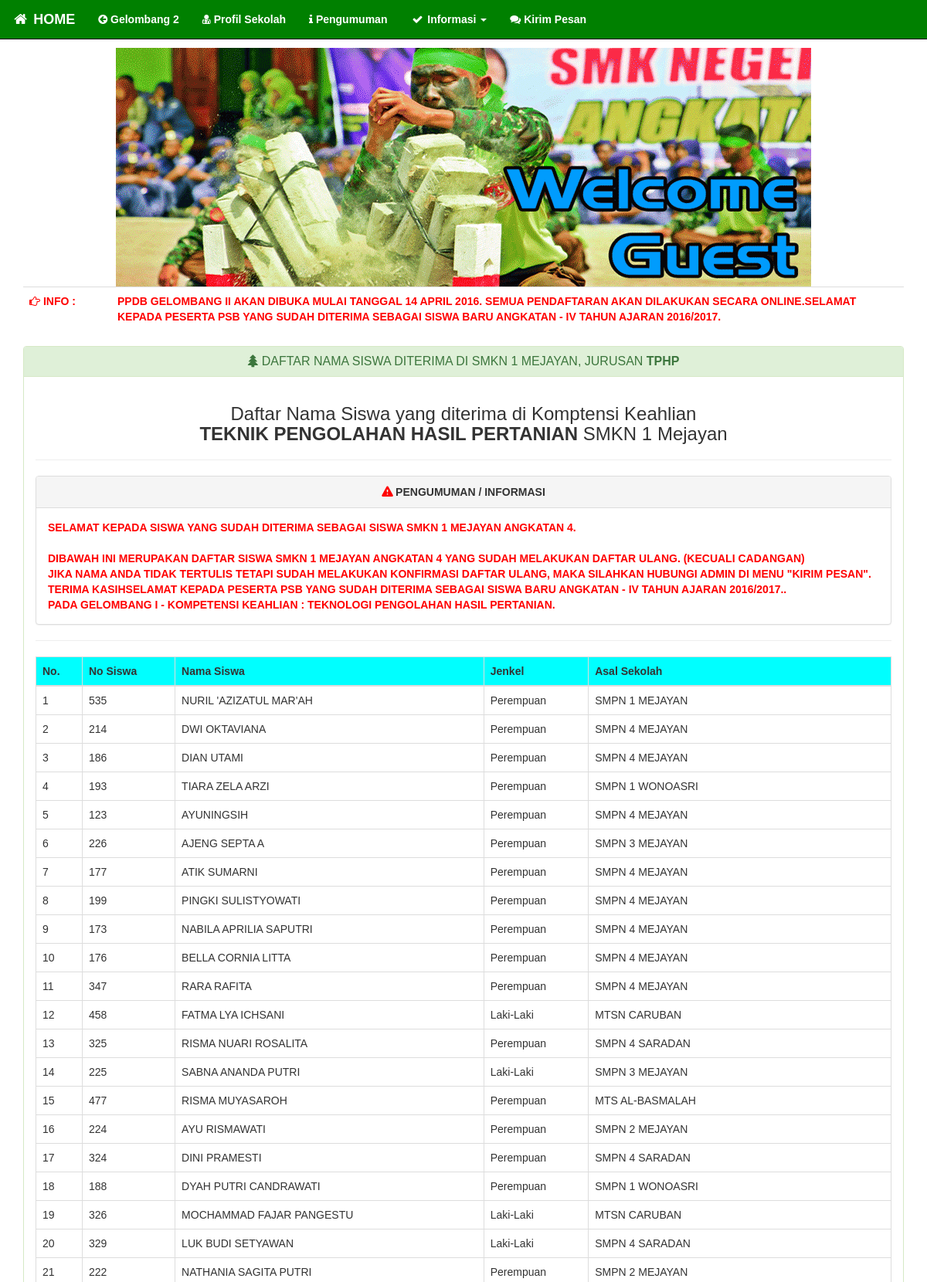
Page /Siswa-TPHP (upper part) on the committed database.
### tables this page shows
CREATE TABLE `info` (
  `kode_user` varchar(10) NOT NULL,
  `isi` text NOT NULL,
  `untuk` varchar(20) NOT NULL
);

CREATE TABLE `bio_siswa` (
  `no_sementara` varchar(10) NOT NULL,
  `nama_siswa` varchar(150) NOT NULL,
  `tempat_lahir` varchar(30) NOT NULL,
  `tgl_lahir` date NOT NULL,
  `jenkel` enum('L','P') NOT NULL,
  `telp` varchar(50) NOT NULL,
  `agama` varchar(15) NOT NULL,
  `nama_ayah` varchar(150) NOT NULL,
  `nama_ibu` varchar(150) NOT NULL,
  `alamat` text NOT NULL,
  `pekerjaan_ayah` varchar(100) NOT NULL,
  `pekerjaan_ibu` varchar(100) NOT NULL,
  `asal_sekolah` varchar(100) NOT NULL,
  `jurusan` enum('TO','RPL','TPHP','TKR') NOT NULL,
  `raport_smt3` varchar(7) NOT NULL,
  `raport_smt4` varchar(7) NOT NULL,
  `raport_smt5` varchar(7) NOT NULL,
  `tes_tulis` varchar(7) NOT NULL,
  `piagam_akademik` varchar(7) NOT NULL,
  `piagam_olahraga` varchar(7) NOT NULL,
  `piagam_senibudaya` varchar(7) NOT NULL,
  `rata_total` varchar(20) NOT NULL,
  `diterima` enum('Y','N') NOT NULL DEFAULT 'N',
  `ruang` int(11) NOT NULL
);

### isi/diterima-tphp.php (the view, shortened to what this page needs)
<div class="panel panel-success">
<div class="panel-heading">
	<h2 class="panel-title" align="center"><i class="fa fa-tree"></i>
		DAFTAR NAMA SISWA DITERIMA DI SMKN 1 MEJAYAN, JURUSAN <b>TPHP</b></h2>
</div>
<div class="panel-body">
<center><h3>Daftar Nama Siswa yang diterima di Komptensi Keahlian <BR>
<b>TEKNIK PENGOLAHAN HASIL PERTANIAN</b> SMKN 1 Mejayan</h3></center>
<hr>
<div class="panel panel-default">
	<div class="panel-heading" align="center">
		<b><i class="fa fa-warning pengumuman1"></i> PENGUMUMAN / INFORMASI</b>
	</div>
	<div class="panel-body pengumuman2"><?php $queryjalan = mysqli_query($koneksi, "select * from info where untuk='tphp'") or die("GAGAL ".mysqli_error($koneksi)); while($jalan = mysqli_fetch_array($queryjalan)){ echo strtoupper($jalan['isi']); } ?>
	</div>
</div>
<hr>
<div class="table-responsive">
<table class="table table-bordered table-hover">
<thead>
	<th>No.</th>
	<th>No Siswa</th>
	<th>Nama Siswa</th>
	<th>Jenkel</th>
	<th>Asal Sekolah</th>
</thead>
<tbody>
<?php
$query = mysqli_query($koneksi,"select * from bio_siswa where jurusan='TPHP' and diterima='Y' order by rata_total desc limit 96");
$no=1;
while($t = mysqli_fetch_array($query)){ ?>
<tr>
	<td><?php echo $no; ?></td>
	<td><?php echo $t['no_sementara']; ?></td>
	<td><?php echo strtoupper($t['nama_siswa']); ?></td>
	<td><?php if($t['jenkel']=='L'){echo "Laki-Laki";}else{echo "Perempuan";} ?></td>
	<td><?php echo strtoupper($t['asal_sekolah']); ?></td>
</tr>
<?php $no++; } ?>
</tbody>
</table>
</div>
</div>
</div>

### index.php (shortened to what this page needs)
<?php
include 'config/koneksi.php';
?>
<!DOCTYPE html>
<html>
<head>
<link rel="stylesheet" type="text/css" href="asset/css/bootstrap.css">
<link href="asset/font-awesome/css/font-awesome.min.css" rel="stylesheet" type="text/css">
<link rel="stylesheet" href="asset/fancy/jquery.fancybox.css?v=2.1.0" type="text/css"/>
</head>
<body>
<div class="container">
	<div class="row clearfix">
		<div class="col-md-12 column">
			<nav class="navbar navbar-default navbar-fixed-top navbar-inverse" role="navigation">
				<div class="navbar-header">
					 	 <a class="navbar-brand" href="Utama"><font color="white"><b><i class="fa fa-home fa-fw"></i> HOME</b></font></a>
				</div>
				<div class="collapse navbar-collapse" id="bs-example-navbar-collapse-1">
						<?php include 'menu.php';?>
				</div>
			</nav>
		</div>
	</div>
<br><hr>
<div class="row">
<div class="col-md-12">
	<center><img src="asset/img/2Header.gif" class="img-responsive"></center>
</div>
</div>
<div class="row">
<div class="col-sm-12">
<table width="100%" class="table table-hover">
	<tr>
		<td width="10%" class="pengumuman1"><i class="fa fa-hand-o-right"></i> INFO : </td>
		<td width="90%" class="pengumuman2"><marquee><?php $queryjalan = mysqli_query($koneksi, "select * from info where untuk='jalan'") or die("GAGAL ".mysqli_error($koneksi)); while($jalan = mysqli_fetch_array($queryjalan)){ echo strtoupper($jalan['isi']); } ?></marquee></td>
	</tr>
</table>
<?php
$hal = $_GET['halaman'];
if($hal == 'Utama'){
	require_once 'isi/utama.php';
}else if($hal == 'Profil-SMK'){
	require_once 'isi/profil.php';
}
else if($hal == 'Pengumuman'){
	require_once 'isi/pengumuman.php';
}
else if($hal == 'Diterima-TO'){
	require_once 'isi/diterima-to.php';
}else if($hal == 'Diterima-RPL'){
	require_once 'isi/diterima-rpl.php';
}else if($hal == 'Diterima-TPHP'){
	require_once 'isi/diterima-tphp.php';
}else if($hal == 'Diterima-TKR'){
	require_once 'isi/diterima-tkr.php';
}
 ?>
</div>
</div>
</div>
</body>
</html>

### index.php (style rules this page uses)
body { font-family: Arial; }
.pengumuman1 { color: red; font-weight: bold; font-size: 14px; }
.pengumuman2 { color: red; font-weight: bold; font-size: 14px; }
.navbar-inverse { background-color: green; color: #FF0000; }

### isi/diterima-tphp.php (style rules this page uses)
th { background-color: cyan; }

### rows in the picture
info: isi "PPDB GELOMBANG II AKAN DIBUKA MULAI TANGGAL 14 APRIL 2016. SEMUA PENDAFTARAN AKAN DILAKUKAN SECARA ONLINE."
info: isi "SELAMAT KEPADA PESERTA PSB YANG SUDAH DITERIMA SEBAGAI SISWA BARU ANGKATAN - IV TAHUN AJARAN 2016/2017."
info: isi "SELAMAT KEPADA SISWA YANG SUDAH DITERIMA SEBAGAI SISWA SMKN 1 MEJAYAN ANGKATAN 4. DIBAWAH INI MERUPAKAN DAFTAR SISWA SMKN 1 MEJAYAN ANGKATAN 4 YANG SUDAH MELAKUKAN DAFTAR ULANG. (KECUALI CADANGAN) JIKA NAMA ANDA TIDAK TERTULIS TETAPI SUDAH MELAKUKAN KONFIRMASI DAFTAR ULANG, MAKA SILAHKAN HUBUNGI ADMIN DI MENU \"KIRIM PESAN\". TERIMA KASIH"
info: isi "SELAMAT KEPADA PESERTA PSB YANG SUDAH DITERIMA SEBAGAI SISWA BARU ANGKATAN - IV TAHUN AJARAN 2016/2017.. PADA GELOMBANG I - KOMPETENSI KEAHLIAN : TEKNOLOGI PENGOLAHAN HASIL PERTANIAN."
bio_siswa: no_sementara "535", nama_siswa "NURIL 'AZIZATUL MAR'AH", jenkel "Perempuan", asal_sekolah "SMPN 1 MEJAYAN"
bio_siswa: no_sementara "214", nama_siswa "DWI OKTAVIANA", jenkel "Perempuan", asal_sekolah "SMPN 4 MEJAYAN"
bio_siswa: no_sementara "186", nama_siswa "DIAN UTAMI", jenkel "Perempuan", asal_sekolah "SMPN 4 MEJAYAN"
bio_siswa: no_sementara "193", nama_siswa "TIARA ZELA ARZI", jenkel "Perempuan", asal_sekolah "SMPN 1 WONOASRI"
bio_siswa: no_sementara "123", nama_siswa "AYUNINGSIH", jenkel "Perempuan", asal_sekolah "SMPN 4 MEJAYAN"
bio_siswa: no_sementara "226", nama_siswa "AJENG SEPTA A", jenkel "Perempuan", asal_sekolah "SMPN 3 MEJAYAN"
bio_siswa: no_sementara "177", nama_siswa "ATIK SUMARNI", jenkel "Perempuan", asal_sekolah "SMPN 4 MEJAYAN"
bio_siswa: no_sementara "199", nama_siswa "PINGKI SULISTYOWATI", jenkel "Perempuan", asal_sekolah "SMPN 4 MEJAYAN"
bio_siswa: no_sementara "173", nama_siswa "NABILA APRILIA SAPUTRI", jenkel "Perempuan", asal_sekolah "SMPN 4 MEJAYAN"
bio_siswa: no_sementara "176", nama_siswa "BELLA CORNIA LITTA", jenkel "Perempuan", asal_sekolah "SMPN 4 MEJAYAN"
bio_siswa: no_sementara "347", nama_siswa "RARA RAFITA", jenkel "Perempuan", asal_sekolah "SMPN 4 MEJAYAN"
bio_siswa: no_sementara "458", nama_siswa "FATMA LYA ICHSANI", jenkel "Laki-Laki", asal_sekolah "MTSN CARUBAN"
bio_siswa: no_sementara "325", nama_siswa "RISMA NUARI ROSALITA", jenkel "Perempuan", asal_sekolah "SMPN 4 SARADAN"
bio_siswa: no_sementara "225", nama_siswa "SABNA ANANDA PUTRI", jenkel "Laki-Laki", asal_sekolah "SMPN 3 MEJAYAN"
bio_siswa: no_sementara "477", nama_siswa "RISMA MUYASAROH", jenkel "Perempuan", asal_sekolah "MTS AL-BASMALAH"
bio_siswa: no_sementara "224", nama_siswa "AYU RISMAWATI", jenkel "Perempuan", asal_sekolah "SMPN 2 MEJAYAN"
bio_siswa: no_sementara "324", nama_siswa "DINI PRAMESTI", jenkel "Perempuan", asal_sekolah "SMPN 4 SARADAN"
bio_siswa: no_sementara "188", nama_siswa "DYAH PUTRI CANDRAWATI", jenkel "Perempuan", asal_sekolah "SMPN 1 WONOASRI"
bio_siswa: no_sementara "326", nama_siswa "MOCHAMMAD FAJAR PANGESTU", jenkel "Laki-Laki", asal_sekolah "MTSN CARUBAN"
bio_siswa: no_sementara "329", nama_siswa "LUK BUDI SETYAWAN", jenkel "Laki-Laki", asal_sekolah "SMPN 4 SARADAN"
bio_siswa: no_sementara "222", nama_siswa "NATHANIA SAGITA PUTRI", jenkel "Perempuan", asal_sekolah "SMPN 2 MEJAYAN"
